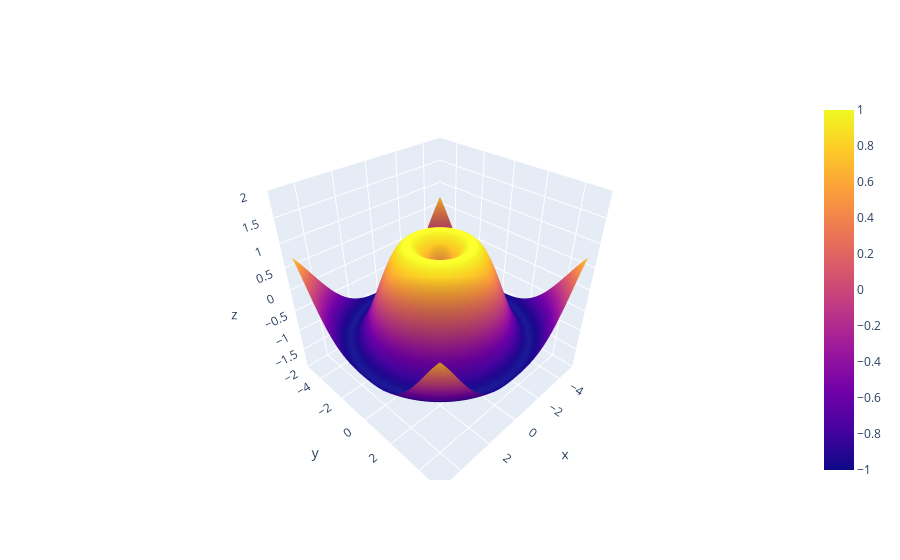

The notebook cell saved with this chart:
### Code cell
import plotly.graph_objects as go
import numpy as np

x = np.linspace(-5, 5, 100)
y = np.linspace(-5, 5, 100)
x, y = np.meshgrid(x, y)
z = np.sin(np.sqrt(x**2 + y**2))

fig = go.Figure(data=[go.Surface(z=z, x=x, y=y)])
fig.update_layout(scene=dict(zaxis=dict(range=[-2, 2])))
fig.show()

### Figure 1 — Plotly figure (JSON) as saved in the notebook; plotly's stock layout.template omitted (floating-point values rounded to 4 significant figures; data arrays with more than 128 entries replaced by an {"elided": "..."} marker saying what was removed)
{"data": [{"type": "surface", "x": {"elided": "100x100 float values"}, "y": {"elided": "100x100 float values"}, "z": {"elided": "100x100 float values"}}], "layout": {"scene": {"zaxis": {"range": [-2, 2]}}}}
